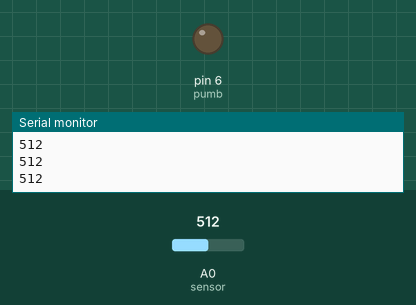
A sketch run on a simulated Arduino Uno, built with avr-gcc and run on an emulated ATmega328P. Shown: output pins drawn as LEDs (lit = HIGH), the last lines printed to the serial monitor. The inputs (shaded band) are chosen by the test bench; at power-on: A0 (sensor) = 512.

Above: at 1.2 s.
1.3 s: A0 (sensor) set to 733
2.8 s: A0 (sensor) set to 766
At 3.6 s:
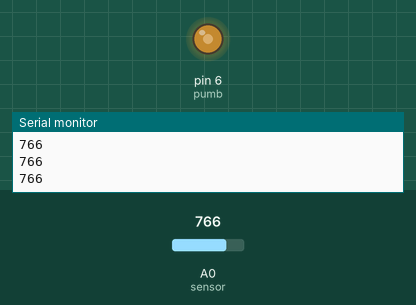
Timing chart, 0 to 5.8 s (numbered marks = the images above; inputs shaded):
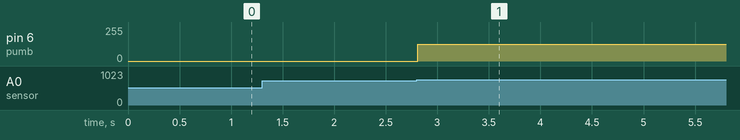

The sketch:

autogardensprinkler.ino
```cpp
#define sensor A0
#define pumb 6
void setup() {
  // put your setup code here, to run once:
  Serial.begin(9600);
  pinMode(sensor,INPUT);
  pinMode(pumb,OUTPUT);
}

void loop() {
  // put your main code here, to run repeatedly:
 int moisture = analogRead(sensor);
 Serial.println(moisture);

 if(moisture>750){
  analogWrite(pumb,125);
  }else{
    analogWrite(pumb,0);
    }

}
```

Measured:
- the behaviour switches between 750 and 751 on A0 (sensor) (found by bisection; images 0 and 1)
- after the input at 2.8 s, pin 6 (pumb): 0/255 → 125/255 at once
